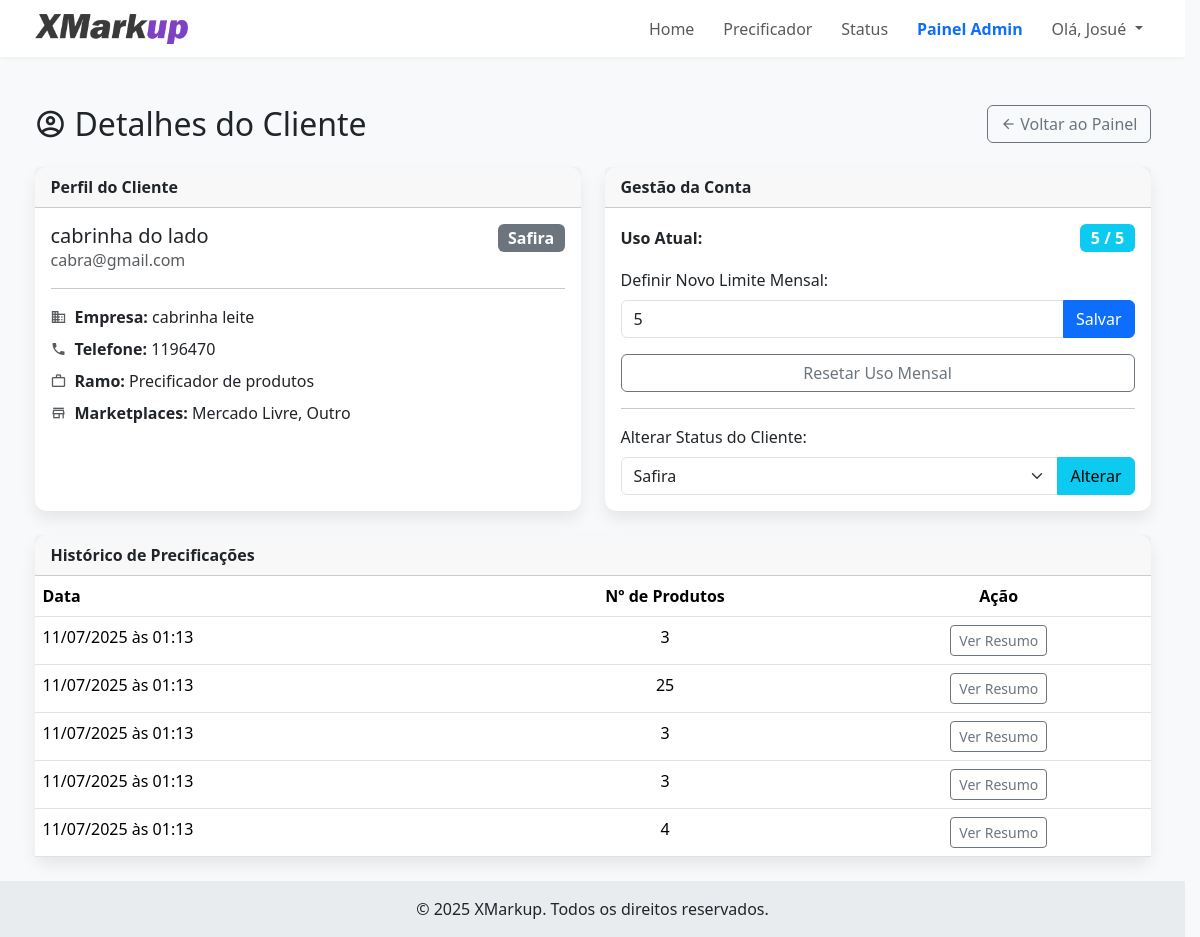
The app's page /admin/cliente/4 (signed in) with its own data.
### tables this page shows
CREATE TABLE users (
            id INTEGER PRIMARY KEY AUTOINCREMENT,
            email TEXT UNIQUE NOT NULL,
            password TEXT NOT NULL,
            nome_completo TEXT,
            empresa TEXT,
            telefone TEXT,
            ramo_atividade TEXT,
            marketplaces TEXT,
            is_admin BOOLEAN NOT NULL DEFAULT 0,
            
            -- COLUNAS DE GESTÃO DE CLIENTES --
            status_cliente TEXT NOT NULL DEFAULT 'Safira',
            precificacao_limit INTEGER NOT NULL DEFAULT 5,
            limit_reset_date TIMESTAMP,

            -- COLUNAS DE CONFIGURAÇÃO --
            default_margem REAL DEFAULT 0.0,
            default_comissao_site REAL DEFAULT 0.0,
            default_frete_site REAL DEFAULT 0.0,
            default_comissao_ml REAL DEFAULT 0.0,
            default_frete_ml REAL DEFAULT 0.0,
            default_comissao_shopee REAL DEFAULT 0.0,
            default_frete_shopee REAL DEFAULT 0.0,
            
            -- NOVAS COLUNAS PARA EXCLUSÃO DE CONTA --
            is_deleted BOOLEAN NOT NULL DEFAULT 0,
            deleted_at TIMESTAMP,
            delete_reason TEXT
        );

### app.py (the view)
@app.route('/admin/cliente/<int:user_id>')
@login_required
@admin_required
def ver_cliente(user_id):
    db = get_db()
    cliente_raw = db.execute("SELECT * FROM users WHERE id = ?", (user_id,)).fetchone()
    if not cliente_raw:
        flash("Cliente não encontrado.", "danger")
        return redirect(url_for('admin_dashboard'))
    cliente = dict(cliente_raw)
    if cliente.get('deleted_at'):
        try:
            cliente['deleted_at'] = datetime.strptime(cliente['deleted_at'], '%Y-%m-%d %H:%M:%S.%f')
        except ValueError:
            cliente['deleted_at'] = datetime.strptime(cliente['deleted_at'], '%Y-%m-%d %H:%M:%S')
    historico_raw = db.execute(
        "SELECT id, criado_em, dados_json FROM precificacoes WHERE user_id = ? ORDER BY criado_em DESC", (user_id,)
    ).fetchall()
    keys = cliente.keys()
    reset_date = cliente.get('limit_reset_date')
    uso_recente = get_user_usage(db, cliente['id'], reset_date)
    historico_list = []
    for row in historico_raw:
        dados = json.loads(row['dados_json'])
        historico_list.append({
            'id': row['id'],
            'criado_em': datetime.strptime(row['criado_em'], '%Y-%m-%d %H:%M:%S'),
            'num_produtos': len(dados)
        })
    return render_template('admin_cliente_detalhes.html', cliente=cliente, historico=historico_list, uso_recente=uso_recente)

### app.py (called while the page is built, shortened)
def admin_required(f):
    @wraps(f)
    def decorated_function(*args, **kwargs):
        if not current_user.is_authenticated or not getattr(current_user, 'is_admin', False):
            flash("Acesso restrito a administradores.", "danger")
            return redirect(url_for('dashboard'))
        return f(*args, **kwargs)
    return decorated_function

def get_user_usage(db, user_id, last_reset_date=None):
    start_date = datetime.now() - timedelta(days=30)
    count = db.execute(
        "SELECT COUNT(id) FROM precificacoes WHERE user_id = ? AND criado_em > ?",
        (user_id, start_date)
    ).fetchone()[0]
    return count

@login_manager.user_loader
def load_user(user_id):
    db = get_db()
    user_data = db.execute('SELECT * FROM users WHERE id = ?', (user_id,)).fetchone()
    if user_data:
        keys = user_data.keys()
        return User(
            id=user_data['id'],
            email=user_data['email'],
            password=user_data['password'],
            nome_completo=user_data['nome_completo'],
            is_admin=user_data['is_admin'] if 'is_admin' in keys else False,
            status_cliente=user_data['status_cliente'] if 'status_cliente' in keys else 'Safira',
            precificacao_limit=user_data['precificacao_limit'] if 'precificacao_limit' in keys else 5,
            limit_reset_date=user_data['limit_reset_date'] if 'limit_reset_date' in keys else None
        )
    return None

### database.py (called while the page is built)
def get_db():
    if 'db' not in g:
        g.db = sqlite3.connect(DATABASE_NAME)
        g.db.row_factory = sqlite3.Row
    return g.db

### templates/admin_cliente_detalhes.html (shortened to what this page needs)
{% extends "base.html" %}
{% block content %}
<div class="container mt-4">
    <div class="d-flex justify-content-between align-items-center mb-4">
        <h2 class="mb-0">
            <span class="mdi mdi-account-circle-outline me-2"></span>Detalhes do Cliente
        </h2>
        <a href="{{ url_for('admin_dashboard') }}" class="btn btn-outline-secondary">
            <span class="mdi mdi-arrow-left me-1"></span>Voltar ao Painel
        </a>
    </div>
    <div class="row">
        <div class="col-lg-6 mb-4">
            <div class="card h-100">
                <div class="card-header fw-bold">
                    Perfil do Cliente
                </div>
                <div class="card-body">
                    <div class="d-flex justify-content-between align-items-start">
                        <div>
                            <h5 class="card-title mb-0">{{ cliente.nome_completo }}</h5>
                            <p class="card-text text-muted">{{ cliente.email }}</p>
                        </div>
                        {% set status_color = 'secondary' %}
                        {% if cliente.status_cliente == 'Esmeralda' %}{% set status_color = 'success' %}{% endif %}
                        {% if cliente.status_cliente == 'Diamante' %}{% set status_color = 'primary' %}{% endif %}
                        <span class="badge bg-{{ status_color }} fs-6">{{ cliente.status_cliente }}</span>
                    </div>
                    <hr>
                    <ul class="list-unstyled">
                        <li class="mb-2"><span class="mdi mdi-domain me-2 text-muted"></span><strong>Empresa:</strong> {{ cliente.empresa or 'Não informado' }}</li>
                        <li class="mb-2"><span class="mdi mdi-phone me-2 text-muted"></span><strong>Telefone:</strong> {{ cliente.telefone or 'Não informado' }}</li>
                        <li class="mb-2"><span class="mdi mdi-briefcase-outline me-2 text-muted"></span><strong>Ramo:</strong> {{ cliente.ramo_atividade or 'Não informado' }}</li>
                        <li class="mb-2"><span class="mdi mdi-store-outline me-2 text-muted"></span><strong>Marketplaces:</strong> {{ cliente.marketplaces.replace(',', ', ') if cliente.marketplaces else 'Não informado' }}</li>
                    </ul>
                </div>
            </div>
        </div>
        <div class="col-lg-6 mb-4">
            <div class="card h-100">
                <div class="card-header fw-bold">
                    Gestão da Conta
                </div>
                <fieldset {{ 'disabled' if cliente.is_deleted }}>
                    <div class="card-body">
                        <div class="d-flex justify-content-between align-items-center mb-3">
                            <span class="fw-bold">Uso Atual:</span>
                            <span class="badge bg-info fs-6">{{ uso_recente }} / {{ cliente.precificacao_limit }}</span>
                        </div>
                        <form action="{{ url_for('update_client_limit', user_id=cliente.id) }}" method="POST" class="mb-3">
                            <label for="novo_limite" class="form-label">Definir Novo Limite Mensal:</label>
                            <div class="input-group">
                                <input type="number" name="novo_limite" id="novo_limite" class="form-control" value="{{ cliente.precificacao_limit }}" min="0">
                                <button type="submit" class="btn btn-primary">Salvar</button>
                            </div>
                        </form>
                        <form action="{{ url_for('reset_client_usage', user_id=cliente.id) }}" method="POST" class="d-grid mb-3">
                            <button type="submit" class="btn btn-outline-secondary">Resetar Uso Mensal</button>
                        </form>
                        <hr>
                        <form action="{{ url_for('update_client_status', user_id=cliente.id) }}" method="POST">
                            <label for="novo_status" class="form-label">Alterar Status do Cliente:</label>
                            <div class="input-group">
                                <select name="novo_status" id="novo_status" class="form-select">
                                    <option value="Safira" {% if cliente.status_cliente == 'Safira' %}selected{% endif %}>Safira</option>
                                </select>
                                <button type="submit" class="btn btn-info">Alterar</button>
                            </div>
                        </form>
                    </div>
                </fieldset>
            </div>
        </div>
    </div>
    <div class="row">
        <div class="col-12">
            <div class="card">
                <div class="card-header fw-bold">
                    Histórico de Precificações
                </div>
                <div class="table-responsive">
                    {% if cliente.is_deleted %}
                        <table class="table table-hover mb-0">
                            <thead>
                                <tr>
                                    <th>Data da Precificação</th>
                                    <th class="text-center">Nº de Produtos Processados</th>
                                </tr>
                            </thead>
                            <tbody>
                                {% for prec in historico %}
                                <tr>
                                    <td>{{ prec.criado_em.strftime('%d/%m/%Y às %H:%M') }}</td>
                                    <td class="text-center">{{ prec.num_produtos }}</td>
                                </tr>
                                {% else %}
                                <tr>
                                    <td colspan="2" class="text-center text-muted py-4">Nenhuma atividade encontrada.</td>
                                </tr>
                                {% endfor %}
                            </tbody>
                        </table>
                    {% else %}
                        <table class="table table-hover mb-0">
                            <thead>
                                <tr>
                                    <th>Data</th>
                                    <th class="text-center">Nº de Produtos</th>
                                    <th class="text-center">Ação</th>
                                </tr>
                            </thead>
                            <tbody>
                                {% for prec in historico %}
                                <tr>
                                    <td>{{ prec.criado_em.strftime('%d/%m/%Y às %H:%M') }}</td>
                                    <td class="text-center">{{ prec.num_produtos }}</td>
                                    <td class="text-center">
                                        <a href="{{ url_for('admin_ver_resumo_precificacao', prec_id=prec.id) }}" class="btn btn-sm btn-outline-secondary">Ver Resumo</a>
                                    </td>
                                </tr>
                                {% else %}
                                <tr>
                                    <td colspan="3" class="text-center text-muted py-4">Nenhuma atividade encontrada.</td>
                                </tr>
                                {% endfor %}
                            </tbody>
                        </table>
                    {% endif %}
                </div>
            </div>
        </div>
    </div>
</div>
{% endblock %}

### templates/base.html (shortened to what this page needs)
<!DOCTYPE html>
<html lang="pt-br">
<head>
    <link href="https://cdn.jsdelivr.net/npm/bootstrap@5.3.3/dist/css/bootstrap.min.css" rel="stylesheet">
    <link rel="stylesheet" href="https://cdn.jsdelivr.net/npm/@mdi/font@7.4.47/css/materialdesignicons.min.css">
    <link rel="stylesheet" href="{{ url_for('static', filename='css/style.css') }}">
</head>
<body>
    <nav class="navbar navbar-expand-lg navbar-light bg-white sticky-top">
        <div class="container">
            <a class="navbar-brand" href="{{ url_for('home') }}">
                <img src="{{ url_for('static', filename='logo.png') }}" alt="XMarkup Logo" height="30" class="d-inline-block align-text-top">
            </a>
            <div class="collapse navbar-collapse" id="navbarNav">
                <ul class="navbar-nav ms-auto">
                    <li class="nav-item">
                        <a class="nav-link {% if request.endpoint == 'home' %}active{% endif %}" href="{{ url_for('home') }}">Home</a>
                    </li>
                    <li class="nav-item">
                        <a class="nav-link {% if request.endpoint == 'precificador' %}active{% endif %}" href="{{ url_for('precificador') }}">Precificador</a>
                    </li>
                    <li class="nav-item">
                        <a class="nav-link {% if request.endpoint == 'status' %}active{% endif %}" href="{{ url_for('status') }}">Status</a>
                    </li>
                    {% if current_user.is_authenticated %}
                        {% if current_user.is_admin %}
                        <li class="nav-item">
                            <a class="nav-link text-primary fw-bold {% if request.endpoint == 'admin_dashboard' %}active{% endif %}" href="{{ url_for('admin_dashboard') }}">Painel Admin</a>
                        </li>
                        {% endif %}
                        <li class="nav-item dropdown">
                            <a class="nav-link dropdown-toggle" href="#" id="navbarDropdown" role="button" data-bs-toggle="dropdown" aria-expanded="false">
                                Olá, {{ current_user.nome_completo.split(' ')[0] }}
                            </a>
                        </li>
                    {% endif %}
                </ul>
            </div>
            </div>
    </nav>
    <main class="py-4">
        {% block content %}{% endblock %}
    </main>
    <footer class="text-center p-3 mt-auto" style="background-color: #e9ecef;">
        <p class="mb-0">&copy; 2025 XMarkup. Todos os direitos reservados.</p>
    </footer>
</body>
</html>

### static/css/style.css (style rules this page uses)
html { scrollbar-gutter: stable; }
body { background-color: #f0f2f5; }
.card { border-radius: 0.75rem; border: none; box-shadow: 0 0.5rem 1rem rgba(0, 0, 0, 0.08); }
.mdi { margin-right: 0.5rem; }
.navbar-nav .nav-item { margin-left: 0.8rem; }
.navbar-nav .nav-link { padding: 0.5rem 1rem; border-radius: 50rem; transition: background-color 0.2s ease-in-out, color 0.2s ease-in-out; }

### templates/base.html (style rules this page uses)
body { background-color: #f8f9fa; min-height: 100vh; display: flex; flex-direction: column; }
main { flex: 1; }
.navbar { box-shadow: 0 2px 4px rgba(0,0,0,.04); }

### records on screen
users: nome_completo "Josué"
users: nome_completo "cabrinha do lado", email "cabra@gmail.com", status_cliente "Safira", empresa "cabrinha leite", telefone "1196470", ramo_atividade "Precificador de produtos", marketplaces "Mercado Livre, Outro", precificacao_limit "5", novo_limite "5", novo_status "Safira"

### other values on screen
{{ uso_recente }} "5"
{{ prec.criado_em.strftime('%d/%m/%Y às %H:%M') }} "11/07/2025 às 01:13" "11/07/2025 às 01:13" "11/07/2025 às 01:13" "11/07/2025 às 01:13" "11/07/2025 às 01:13"
{{ prec.num_produtos }} "3" "25" "3" "3" "4"
